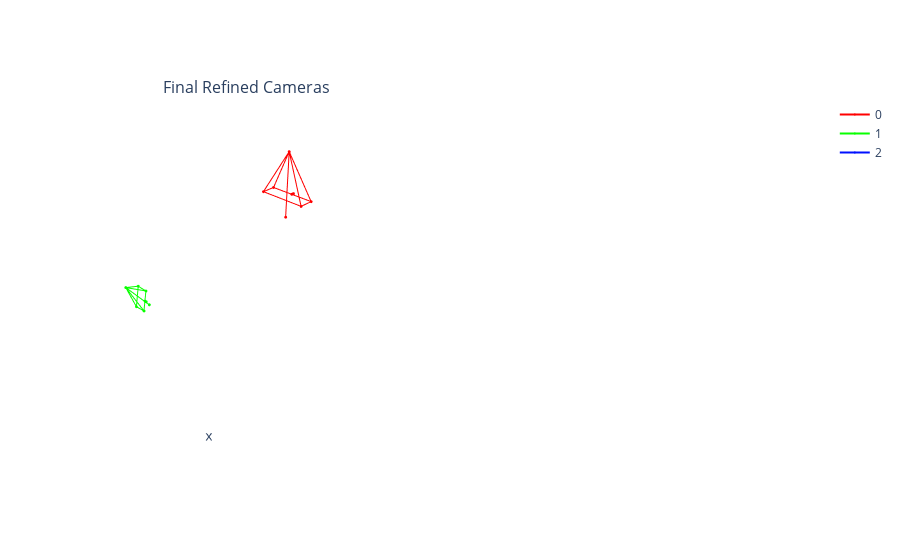
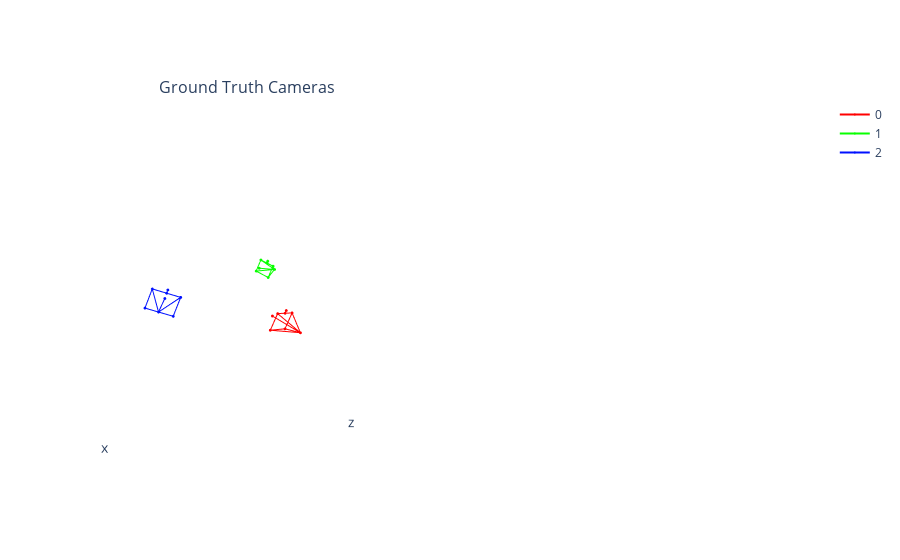

Write notebook code for charts like these, in order.
### Code cell
R_final_ok = []
T_final_ok = []
R_final_pred = []
T_final_pred = []
for i in range(len(R_final)):
    R_final_i = R_final[i].T
    T_pred_i = T_pred[i].cpu()
    pose_i = torch.cat([R_final_i, T_pred_i[...,None]], dim=-1).cpu()
    R_final_pred.append(pose_i[:3, :3])
    T_final_pred.append(pose_i[:3, 3])
    pose_i = torch.from_numpy(blender2torch3d_objaverse(pose_i.numpy()))
    R_final_ok.append(pose_i[:3, :3])
    T_final_ok.append(pose_i[:3, 3])
    
R_final_ok = torch.stack(R_final_ok)
T_final_ok = torch.stack(T_final_ok)
R_final_pred = torch.stack(R_final_pred)
T_final_pred = torch.stack(T_final_pred)
plotly_scene_visualization(R_final_ok, T_final_ok, "Final Refined Cameras", 0.1)

R_final_gt = []
T_gt = []
for i in range(3):
    pose = np.load(f'{POSE_DIR}/{i:03d}.npy')
    pose = blender2torch3d_objaverse(pose)

    R_final_gt.append(pose[:3,:3])
    T_gt.append(torch.tensor(pose[:3,-1]))

R_final_gt = np.stack(R_final_gt)
T_gt = torch.stack(T_gt)
plotly_scene_visualization(R_final_gt, T_gt, "Ground Truth Cameras", 0.1)

# Visualize cropped and resized images
view_color_coded_images_from_tensor(images)

### Figure 1 — Plotly figure (JSON) as saved in the notebook; plotly's stock layout.template omitted (floating-point values rounded to 4 significant figures)
{"data": [{"line": {"color": "#ff0000"}, "marker": {"size": 1}, "name": "0", "scene": "scene", "type": "scatter3d", "x": [0.1002, 0.0002463, 0.0002463, 0.0002463, -0.09975, -0.09975, 0.1002, 0.1002, 0.0002463, -0.09975, -0.09975, 0.0002463, 0.1002, 0.0002463, 0.0002463], "y": [1.302, 1.302, 1.302, 1.302, 1.302, 1.302, 1.302, 1.302, 1.502, 1.302, 1.302, 1.502, 1.302, 1.502, 1.202], "z": [-0.07537, -0.07537, -0.1004, -0.07537, -0.07537, 0.07463, 0.07463, -0.07537, -0.000369, -0.07537, 0.07463, -0.000369, 0.07463, -0.000369, -0.000369]}, {"line": {"color": "#08ff00"}, "marker": {"size": 1}, "name": "1", "scene": "scene", "type": "scatter3d", "x": [-1.301, -1.302, -1.301, -1.302, -1.302, -1.303, -1.302, -1.301, -1.502, -1.302, -1.303, -1.502, -1.302, -1.502, -1.202], "y": [0.04787, -0.03909, -0.05143, -0.03909, -0.1261, -0.05199, 0.1219, 0.04787, -0.002369, -0.1261, -0.05199, -0.002369, 0.1219, -0.002369, -0.001906], "z": [-0.1233, -0.07393, -0.09567, -0.07393, -0.02456, 0.1059, 0.007139, -0.1233, -0.009965, -0.02456, 0.1059, -0.009965, 0.007139, -0.009965, -0.008084]}, {"line": {"color": "#0010ff"}, "marker": {"size": 1}, "name": "2", "scene": "scene", "type": "scatter3d", "x": [0.9706, 0.9019, 0.8972, 0.9019, 0.8331, 0.8612, 0.9987, 0.9706, 1.056, 0.8331, 0.8612, 1.056, 0.9987, 1.056, 0.8457], "y": [0.8758, 0.9435, 0.9481, 0.9435, 1.011, 0.9834, 0.848, 0.8758, 1.072, 1.011, 0.9834, 1.072, 0.848, 1.072, 0.8584], "z": [-0.09832, -0.07204, -0.09616, -0.07204, -0.04575, 0.09897, 0.0464, -0.09832, 0.0004328, -0.04575, 0.09897, 0.0004328, 0.0464, 0.0004328, 0.000272]}], "layout": {"annotations": [{"font": {"size": 16}, "showarrow": false, "text": "Final Refined Cameras", "x": 0.225, "xanchor": "center", "xref": "paper", "y": 1, "yanchor": "bottom", "yref": "paper"}], "scene": {"aspectmode": "data", "camera": {"up": {"x": 0, "y": 1, "z": 0}}, "domain": {"x": [0, 0.45], "y": [0, 1]}, "xaxis": {"backgroundcolor": "#fff", "range": [-1.635, 1.16], "showaxeslabels": false, "showgrid": false, "showline": false, "showticklabels": false, "ticks": "", "zeroline": false}, "yaxis": {"backgroundcolor": "#fff", "range": [-0.3103, 1.635], "showaxeslabels": false, "showgrid": false, "showline": false, "showticklabels": false, "ticks": "", "zeroline": false}, "zaxis": {"backgroundcolor": "#fff", "range": [-0.3234, 0.283], "showaxeslabels": false, "showgrid": false, "showline": false, "showticklabels": false, "ticks": "", "zeroline": false}}, "scene2": {"aspectmode": "data", "domain": {"x": [0.55, 1], "y": [0, 1]}}}}

### Figure 2 — Plotly figure (JSON) as saved in the notebook; plotly's stock layout.template omitted (floating-point values rounded to 4 significant figures)
{"data": [{"line": {"color": "#ff0000"}, "marker": {"size": 1}, "name": "0", "scene": "scene", "type": "scatter3d", "x": [1.3, 1.3, 1.3, 1.3, 1.3, 1.3, 1.3, 1.3, 1.5, 1.3, 1.3, 1.5, 1.3, 1.5, 1.2], "y": [0.01495, 0.06495, 0.0866, 0.06495, 0.115, -0.01495, -0.115, 0.01495, -8.314e-08, 0.115, -0.01495, -8.314e-08, -0.115, -8.314e-08, -6.933e-08], "z": [-0.1241, -0.0375, -0.05, -0.0375, 0.0491, 0.1241, -0.0491, -0.1241, -8.763e-08, 0.0491, 0.1241, -8.763e-08, -0.0491, -8.763e-08, -7.499e-08]}, {"line": {"color": "#08ff00"}, "marker": {"size": 1}, "name": "1", "scene": "scene", "type": "scatter3d", "x": [-0.1, -7.96e-17, -7.96e-17, -7.96e-17, 0.1, 0.1, -0.1, -0.1, -9.185e-17, 0.1, 0.1, -9.185e-17, -0.1, -9.185e-17, -7.348e-17], "y": [-0.585, -0.585, -0.5634, -0.585, -0.585, -0.715, -0.715, -0.585, -0.75, -0.585, -0.715, -0.75, -0.715, -0.75, -0.6], "z": [-1.163, -1.163, -1.176, -1.163, -1.163, -1.088, -1.088, -1.163, -1.299, -1.163, -1.088, -1.299, -1.088, -1.299, -1.039]}, {"line": {"color": "#0010ff"}, "marker": {"size": 1}, "name": "2", "scene": "scene", "type": "scatter3d", "x": [0.9899, 0.9192, 0.9192, 0.9192, 0.8485, 0.8485, 0.9899, 0.9899, 1.061, 0.8485, 0.8485, 1.061, 0.9899, 1.061, 0.8485], "y": [0.4892, 0.5246, 0.5462, 0.5246, 0.5599, 0.43, 0.3593, 0.4892, 0.5303, 0.5599, 0.43, 0.5303, 0.3593, 0.5303, 0.4243], "z": [0.6973, 0.7586, 0.7461, 0.7586, 0.8198, 0.8948, 0.7723, 0.6973, 0.9186, 0.8198, 0.8948, 0.9186, 0.7723, 0.9186, 0.7348]}], "layout": {"annotations": [{"font": {"size": 16}, "showarrow": false, "text": "Ground Truth Cameras", "x": 0.225, "xanchor": "center", "xref": "paper", "y": 1, "yanchor": "bottom", "yref": "paper"}], "scene": {"aspectmode": "data", "camera": {"up": {"x": 0, "y": 1, "z": 0}}, "domain": {"x": [0, 0.45], "y": [0, 1]}, "xaxis": {"backgroundcolor": "#fff", "range": [-0.2598, 1.633], "showaxeslabels": false, "showgrid": false, "showline": false, "showticklabels": false, "ticks": "", "zeroline": false}, "yaxis": {"backgroundcolor": "#fff", "range": [-0.912, 0.707], "showaxeslabels": false, "showgrid": false, "showline": false, "showticklabels": false, "ticks": "", "zeroline": false}, "zaxis": {"backgroundcolor": "#fff", "range": [-1.423, 1.029], "showaxeslabels": false, "showgrid": false, "showline": false, "showticklabels": false, "ticks": "", "zeroline": false}}, "scene2": {"aspectmode": "data", "domain": {"x": [0.55, 1], "y": [0, 1]}}}}
